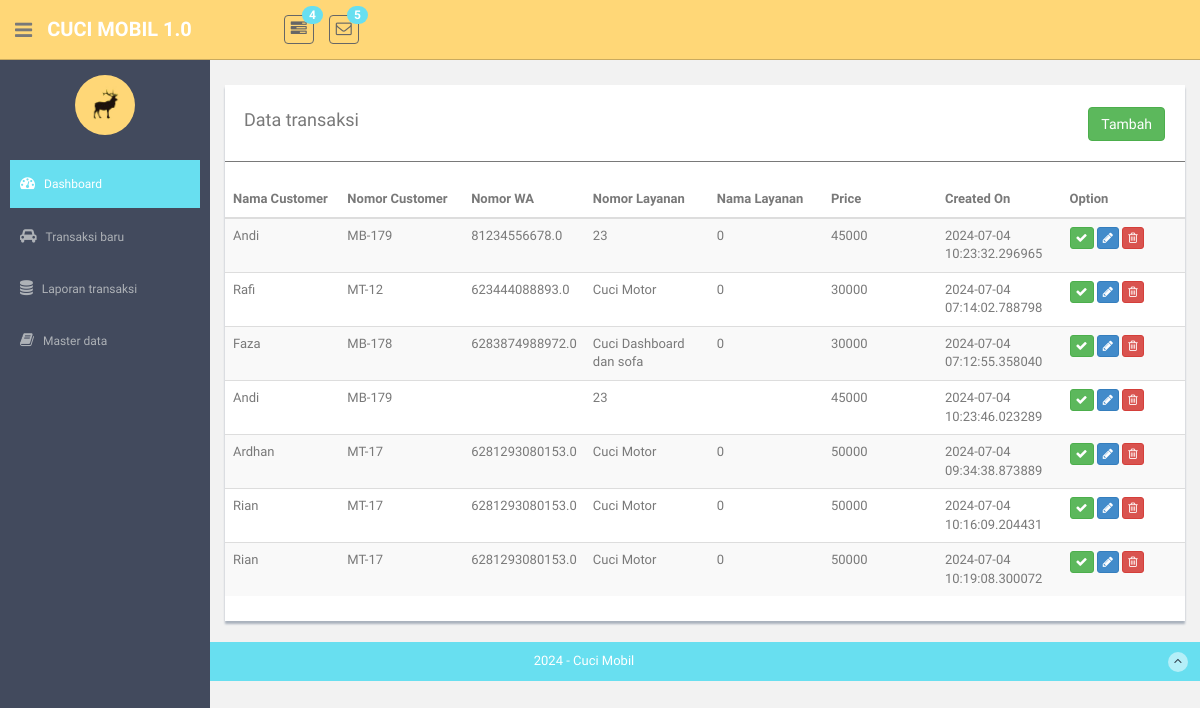
The app's page /transactions, older data.
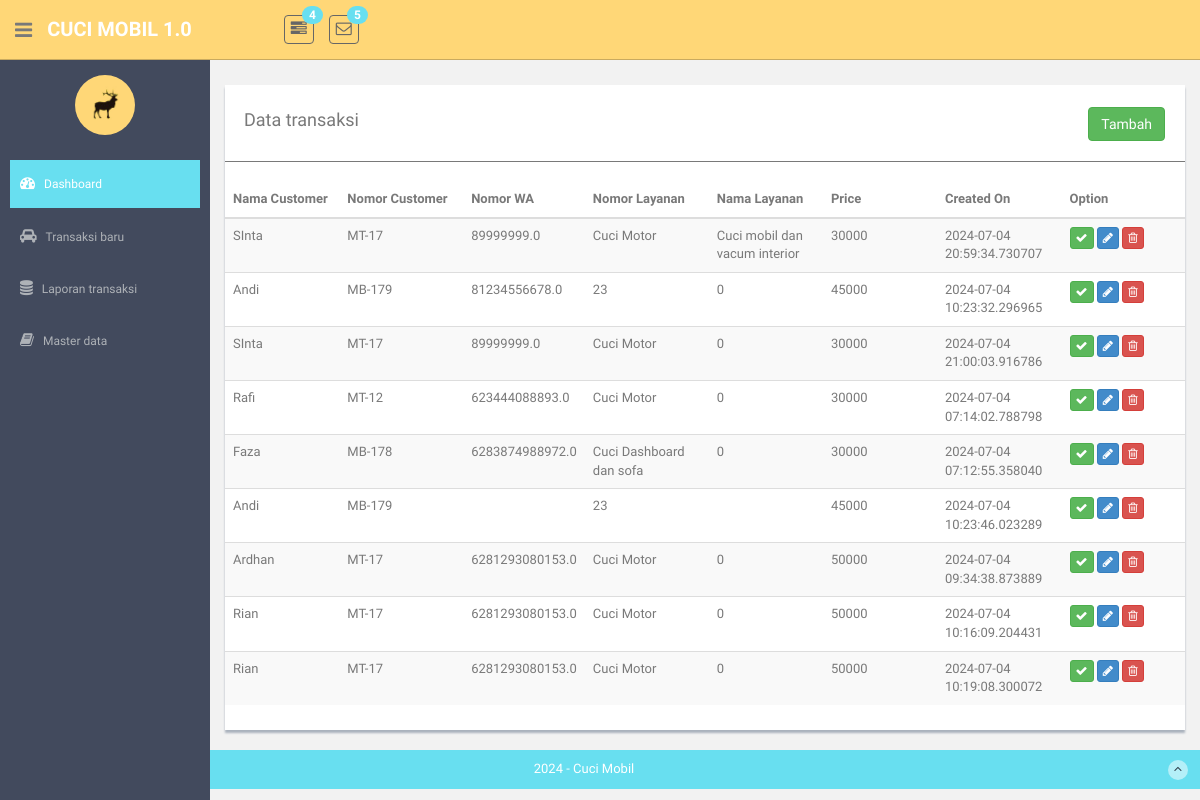
The same page, newer data.
### model/Transactions.py (models this page shows)
class Transactions(Model):
    id = IntegerField()
    cust_id = IntegerField()
    serv_id = IntegerField()
    cust_nomor = CharField()
    cust_owner = CharField()
    cust_phone = CharField()
    serv_code = CharField()
    serv_name = CharField()
    price = IntegerField()
    created_on = IntegerField()
    class Meta:
        database = db
        db_table = 'transactions'

### routes_transactions.py (the view)
@app.route('/transactions',  methods=["GET"])
def transactions():
    trxs = TransactionController.list_transactions()
    return render_template('transactions/transaction-list.html', transactions=trxs)

### controller/TransactionController.py (called while the page is built)
    @staticmethod
    def list_transactions():
        return Transactions.select()

### routes_transactions.py (called while the page is built)
@app.after_request
def add_header(response):
    response.headers['Cache-Control'] = 'no-store'
    return response

### templates/transactions/transaction-list.html (shortened to what this page needs)
{% extends "layout.html" %}
{% block content %}
<div class="row mt">
    <div class="col-md-12">
        <div class="content-panel">
            <table class="table table-striped table-advance table-hover">
                <div class="form-group">
                    <div style="float:left;">
                        <h4>&nbsp; Data transaksi</h4>
                    </div>
                    <div class="pull-right" style="padding-top:7px;padding-right:20px;">
                        <button class="btn btn-success" onclick="openModal(0)">Tambah</button>
                    </div>
                </div>
                <hr/>
                <thead>
                    <tr>
                        <th width="12%">Nama Customer</th>
                        <th width="13%">Nomor Customer</th>
                        <th width="12%">Nomor WA</th>
                        <th width="13%">Nomor Layanan</th>
                        <th width="12%">Nama Layanan</th>
                        <th width="12%">Price</th>
                        <th width="13%">Created On</th>
                        <th width="13%">Option</th>
                    </tr>
                </thead>
                <tbody>
                    {% if transactions|length > 0 %}
                        {% for item in transactions %}
                        <tr>
                            <td>{{ item.cust_owner }}</td>
                            <td>{{ item.cust_nomor }}</td>
                            <td>{{ item.cust_phone }}</td>
                            <td>{{ item.serv_code }}</td>
                            <td>{{ item.serv_name }}</td>
                            <td>{{ item.price }}</td>
                            <td>{{ item.created_on }}</td>
                            <td align="left">
                                <button class="btn btn-success btn-xs"><i class="fa fa-check"></i></button>
                                <button class="btn btn-primary btn-xs" onclick="openModal({{ item.id }})"><i class="fa fa-pencil"></i></button>
                                <button class="btn btn-danger btn-xs" onclick="deleteRecord({{ item.id }})"><i class="fa fa-trash-o"></i></button>
                            </td>
                        </tr>
                        {% endfor %}
                    {% else %}
                        <tr>
                            <td colspan="8" align="center"><br/>Tidak ada data</td>
                        </tr>
                    {% endif %}
                </tbody>
            </table>
        </div>
    </div>
</div>
{% endblock %}

### templates/layout.html (shortened to what this page needs)
<!DOCTYPE html>
<html lang="en">
  <head>
    <link href="assets/css/bootstrap.css" rel="stylesheet">
    <link href="assets/font-awesome/css/font-awesome.css" rel="stylesheet" />
    <link rel="stylesheet" type="text/css" href="assets/css/zabuto_calendar.css">
    <link rel="stylesheet" type="text/css" href="assets/js/gritter/css/jquery.gritter.css" />
    <link rel="stylesheet" type="text/css" href="assets/lineicons/style.css">
     <link rel="stylesheet" href="//code.jquery.com/ui/1.12.1/themes/base/jquery-ui.css">
    <link href="assets/css/style.css" rel="stylesheet">
    <link href="assets/css/style-responsive.css" rel="stylesheet">
  </head>
  <body>
  <section id="container" >
		{% include  "header.html" %}
      <aside>
		{% include  "nav.html" %}
      </aside>
      <section id="main-content">
          <section class="wrapper">
			  {% block content %}{% endblock %}
          </section>
      </section>
      <footer class="site-footer">
          <div class="text-center">
              2024 - Cuci Mobil
              <a href="index.html#" class="go-top">
                  <i class="fa fa-angle-up"></i>
              </a>
          </div>
      </footer>
  </section>
  </body>
</html>

### templates/header.html (shortened to what this page needs)
<header class="header black-bg">
      <div class="sidebar-toggle-box">
          <div class="fa fa-bars tooltips" data-placement="right" data-original-title="Toggle Navigation"></div>
      </div>
    <a href="/" class="logo"><b>CUCI MOBIL 1.0</b></a>
    <div class="nav notify-row" id="top_menu">
        <ul class="nav top-menu">
            <li class="dropdown">
                <a data-toggle="dropdown" class="dropdown-toggle" href="index.html#">
                    <i class="fa fa-tasks"></i>
                    <span class="badge bg-theme">4</span>
                </a>
            </li>
            <li id="header_inbox_bar" class="dropdown">
                <a data-toggle="dropdown" class="dropdown-toggle" href="index.html#">
                    <i class="fa fa-envelope-o"></i>
                    <span class="badge bg-theme">5</span>
                </a>
            </li>
        </ul>
    </div>
</header>

### templates/nav.html (shortened to what this page needs)
<div id="sidebar"  class="nav-collapse ">
              <ul class="sidebar-menu" id="nav-accordion">
              	  <p class="centered"><a href="profile.html"><img src="assets/img/ui-sam.jpg" class="img-circle" width="60"></a></p>
                  <li class="mt">
                      <a class="active" href="/">
                          <i class="fa fa-dashboard"></i>
                          <span>Dashboard</span>
                      </a>
                  </li>
                  <li class="sub-menu">
                      <a  href="/transactions">
                          <i class="fa fa-car"></i>
                          <span>Transaksi baru</span>
                      </a>
                  </li>
                  <li class="sub-menu">
                      <a href="javascript:;" >
                          <i class="fa fa-database"></i>
                          <span>Laporan transaksi</span>
                      </a>
                  </li>
                  <li class="sub-menu">
                      <a href="javascript:;" >
                          <i class="fa fa-book"></i>
                          <span>Master data</span>
                      </a>
                  </li>
              </ul>
          </div>

Row changes from the older to the newer data that the page shows:
added Transactions: cust_owner "SInta", cust_nomor "MT-17", cust_phone "89999999.0", serv_code "Cuci Motor", serv_name "Cuci mobil dan vacum interior", price "30000", created_on "2024-07-04 20:59:34.730707"
added Transactions: cust_owner "SInta", cust_nomor "MT-17", cust_phone "89999999.0", serv_code "Cuci Motor", serv_name "0", price "30000", created_on "2024-07-04 21:00:03.916786"
